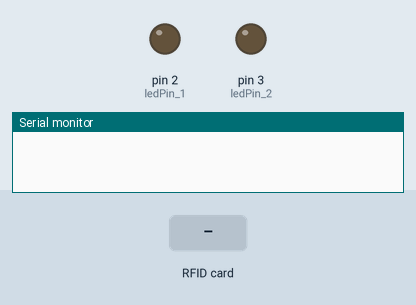
Recording of a sketch running on a simulated Arduino Uno, built with avr-gcc and run on an emulated ATmega328P. Parts: output pins drawn as LEDs (lit = HIGH), the last lines printed to the serial monitor. The inputs (shaded band) are chosen by the test bench. Pins used as bus, display or sensor lines are not drawn.

Above: at 1.2 s.
1.3 s: RFID card 59 9D 22 D9 held to the reader
At 2.5 s:
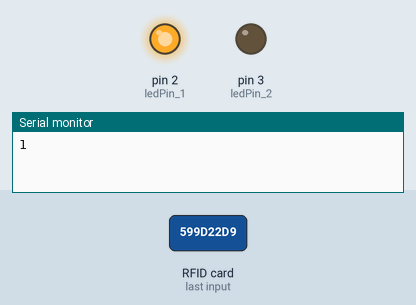
2.8 s: RFID card 69 A1 22 D9 held to the reader
At 3.9 s:
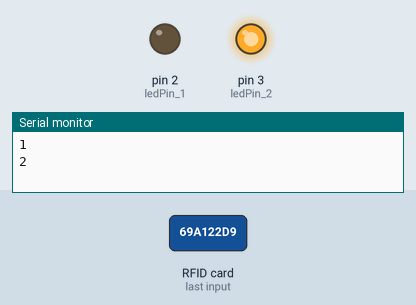
Timing chart, 0 to 5.8 s (numbered marks = the images above; inputs shaded):
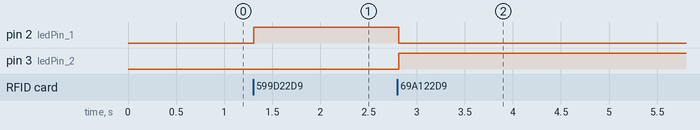

Measured:
- after the input at 1.3 s, pin 2 (ledPin_1): LOW → HIGH at once
- after the input at 2.8 s, pin 2 (ledPin_1): HIGH → LOW at once; pin 3 (ledPin_2): LOW → HIGH at once

The sketch:

Aduino_Code_for_Connect_Cube.ino
```cpp
/* Arduino Code for the Project
 *
 * All the resources for this project: https://randomnerdtutorials.com/
 * Modified by Rui Santos
 *
 * Created by FILIPEFLOP
 *
 */

#include <SPI.h>
#include <MFRC522.h>

#define ledPin_1 2
#define ledPin_2 3

#define SS_PIN 10
#define RST_PIN 9
MFRC522 mfrc522(SS_PIN, RST_PIN);   // Create MFRC522 instance.

void setup()
{
  Serial.begin(9600);   // Initiate a serial communication
  SPI.begin();      // Initiate  SPI bus
  mfrc522.PCD_Init();   // Initiate MFRC522

  pinMode(ledPin_1, OUTPUT);
  pinMode(ledPin_2, OUTPUT);


 // Serial.println("Approximate your card to the reader...");
  //Serial.println();

}
void loop()
{
  // Look for new cards
  if ( ! mfrc522.PICC_IsNewCardPresent())
  {
    return;
  }
  // Select one of the cards
  if ( ! mfrc522.PICC_ReadCardSerial())
  {
    return;
  }
  //Show UID on serial monitor
  //Serial.print("UID tag :");
  String content= "";
  byte letter;
  for (byte i = 0; i < mfrc522.uid.size; i++)
  {
    //  Serial.print(mfrc522.uid.uidByte[i] < 0x10 ? " 0" : " ");
    //  Serial.print(mfrc522.uid.uidByte[i], HEX);
     content.concat(String(mfrc522.uid.uidByte[i] < 0x10 ? " 0" : " "));
     content.concat(String(mfrc522.uid.uidByte[i], HEX));
  }
 // Serial.println();
  //Serial.print("Message : ");
  content.toUpperCase();
  if (content.substring(1) == "59 9D 22 D9") //change here the UID of the card/cards that you want to give access
  {
    digitalWrite(ledPin_1, HIGH);
    digitalWrite(ledPin_2, LOW);

    //byte valueToSend = 1;
    //Serial.println(valueToSend);


    //Serial.println("TAG_1");
    //Serial.println();


    int valueToSend = 1;
    Serial.println(valueToSend);

    delay(1000);
  }

 else  if  (content.substring(1) == "69 A1 22 D9")  {
    //Serial.println("TAG_2");


    digitalWrite(ledPin_1, LOW);
    digitalWrite(ledPin_2, HIGH);

    //byte valueToSend = 2;
    //Serial.println(valueToSend);

    int valueToSend = 2;
    Serial.println(valueToSend);

    delay(1000);
  }

}

// ----------------------------------

/*
// Original Example Arduino Code
void setup() {
  Serial.begin(9600);
}
void loop() {
  int analogValue = analogRead(A0);
  Serial.println(analogValue);
  delay(50);
}
*/

//Reference material
/* Tutorial from:
Introduction to Physical Computing
Danny Rozin
ITP/NYU

*/
```
